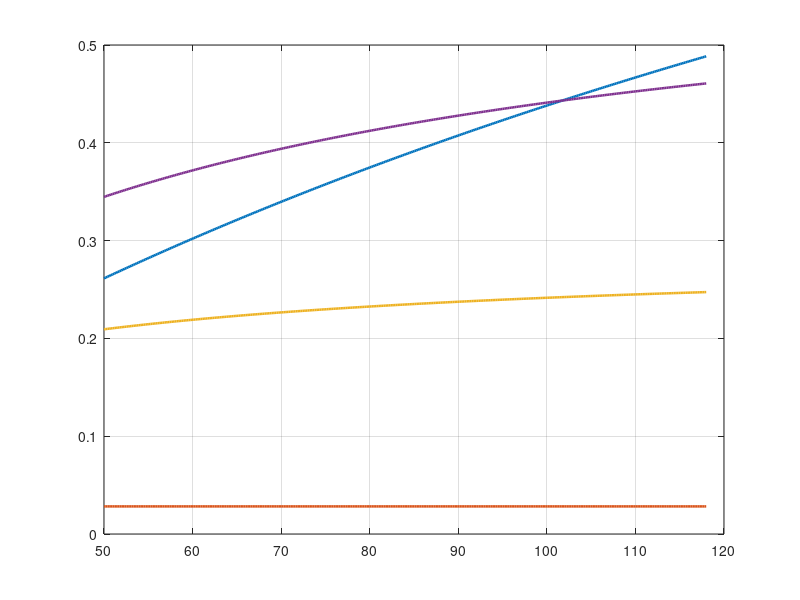

Recreate this plot in MATLAB. (Note: this script raises an error after producing the figure.)
% Aircraft restrictions
b_m        = 1.75;        % wing span [m]
mTOM_kg    = 6;        % MTOM [kg]

% Speeds & field lengths (sea level unless noted)
Vs_ms      = 11.6;       % stall speed [m/s] (clean, no flaps)
Vc_ms      = 15.5;       % cruise true airspeed [m/s]
STO_m      = 25;         % takeoff ground run requirement [m]

% Performance requirements
ROC_req_ms = 2;        % required rate of climb at climb condition [m/s]
ROC_ceiling_ms = 0.5;    % "service ceiling" ROC threshold [m/s]
    % ---------- Altitude inputs ----------
alt_mode          = "AGL";   % "AGL" or "MSL"
site_elev_m_MSL   = 152;       % set your field elevation (MSL). Example: 120

% Give inputs in the chosen mode:
h_climb_in_m      = 0;       % climb-altitude target (AGL or MSL per alt_mode)
h_ceiling_in_m    = 61;      % service-ceiling altitude limit (AGL or MSL per alt_mode)

% Convert to MSL for the ISA model:
if alt_mode == "AGL"
    h_climb_m   = site_elev_m_MSL + h_climb_in_m;
    h_ceiling_m = site_elev_m_MSL + h_ceiling_in_m;
else
    h_climb_m   = h_climb_in_m;
    h_ceiling_m = h_ceiling_in_m;
end

% Aerodynamics & propulsive assumptions
CLmax_clean = 1.46;      % airfoil/airframe CLmax in clean config (no flaps)
CDo         = 0.025;     % zero-lift drag coefficient (clean)
e_oswald    = 0.85;      % Oswald factor
etaP        = 0.80;      % propulsive efficiency
CDo_LG      = 0.008;     % gear drag increment (TO)
CDo_HLD_TO  = 0.000;     % high-lift device increment at TO (0, since no flaps)
mu_runway   = 0.1;      % ground friction (dry concrete ~0.03–0.05)

% Speed factors
Vmax_factor = 1.3;      % Vmax ≈ 1.2–1.3 Vc
VR_factor   = 1.15;      % rotation speed ~ 1.1–1.2 Vs
Vcl_factor  = 1.30;      % climb sizing speed ~ 1.2–1.4 Vs

% Plot & sweep controls
Npts_sweep  = 350;       % resolution across W/S
make_plot   = true;
isa_rho = @(h_m) 1.225 .* (1 - 2.25577e-5 .* max(h_m,0)).^4.25588;
%% ======================= CONSTANTS / HELPERS ======================== %%
g     = 9.80665;           % m/s^2
rhoSL = isa_rho(site_elev_m_MSL);   % use site density for stall & takeoff lines
% ISA density (simple piecewise up to ~11 km; good enough for sizing)
isa_rho = @(h) rhoSL * (1 - 2.25577e-5*max(h,0)).^4.25588;

W_N = mTOM_kg * g;

%% ===================== STALL-LIMITED W/S CAP ======================= %%
WS_stall = 0.5 * rhoSL * Vs_ms^2 * CLmax_clean;  % [N/m^2] vertical cap

% Sweep wing loading up to (but not including) the stall cap
WS = linspace(max(50,0.4*WS_stall), 0.995*WS_stall, Npts_sweep);  % [N/m^2]

% Preallocations
WP_Vmax = zeros(size(WS));
WP_TO   = zeros(size(WS));
WP_ROC  = zeros(size(WS));
WP_CEIL = zeros(size(WS));
AR_arr  = zeros(size(WS));

%% =================== SPEEDS / DENSITIES FOR CURVES ================= %%
Vmax = Vmax_factor * Vc_ms;
VR   = VR_factor   * Vs_ms;
Vcl  = Vcl_factor  * Vs_ms;

rho_climb  = isa_rho(h_climb_m);
rho_ceil   = isa_rho(h_ceiling_m);

%% ========================= MAIN SWEEP ============================== %%
for i = 1:numel(WS)
    S    = W_N / WS(i);              % wing area from W/S
    AR   = b_m^2 / S;                % aspect ratio from fixed span
    K    = 1/(pi * e_oswald * AR);   % induced-drag factor
    AR_arr(i) = AR;

    % ---- MAX SPEED (prop) -> W/P curve at sea level (or set rho for altitude) ----
    rhoV = rhoSL;  % if Vmax at altitude, replace with isa_rho(h_Vmax)
    term_level_power = 0.5 * rhoV * Vmax^3 * CDo / WS(i) + (2*K/(rhoV*Vmax))*WS(i);
    WP_Vmax(i) = etaP / term_level_power;

    % ---- TAKEOFF GROUND RUN (Sadraey Eqs. 4.66–4.69) -> T/W then to W/P ----
    % Use TO coefficients:
    CDoTO = CDo + CDo_LG + CDo_HLD_TO;
    CLTO  = 0.30 + 0.0;      % clean TO lift coeff ~0.3 baseline (no flaps)
    CDG   = (CDoTO - mu_runway * CLTO);

    % Rotation speed / CL at rotation
    qR    = 0.5 * rhoSL * VR^2;
    CLR   = 2*W_N / (rhoSL * S * VR^2);  % per Sadraey definition

    % Closed-form T/W from ground-run model
    expo  = exp( (0.6 * rhoSL * g * CDG / STO_m) * (S/W_N) );
    TW_TO = mu_runway - (CDG/CLR) .* (expo ./ (1 - expo));   % guard below
    TW_TO = max(TW_TO, 1e-4);

    % Convert to power loading at ~VR
    WP_TO(i) = etaP * VR ./ TW_TO;

    % ---- RATE OF CLIMB (at chosen climb condition, altitude h_climb_m) ----
    q_cl   = 0.5 * rho_climb * Vcl^2;
    D_over_W_cl = q_cl*CDo/WS(i) + K*WS(i)/q_cl;      % (D/W) at climb
    power_per_weight_needed = D_over_W_cl * Vcl + ROC_req_ms;  % (m/s)
    WP_ROC(i) = etaP ./ power_per_weight_needed;

    % ---- SERVICE CEILING (same formula with tiny ROC at altitude) ----
    % For simplicity, use same Vcl factor but at ceiling density.
    q_ceil = 0.5 * rho_ceil * Vcl^2;
    D_over_W_ceil = q_ceil*CDo/WS(i) + K*WS(i)/q_ceil;
    power_per_weight_needed_ceil = D_over_W_ceil * Vcl + ROC_ceiling_ms;
    WP_CEIL(i) = etaP ./ power_per_weight_needed_ceil;
end

%% =================== FEASIBLE ENVELOPE & DESIGN PT ================= %%
% Power-loading requirement is the minimum across all constraints:
WP_req = min( [WP_Vmax; WP_TO; WP_ROC; WP_CEIL], [], 1);

% Best (feasible) design point is the W/S giving the largest W/P (=> min power)
[WP_star, idx_star] = max(WP_req);
WS_star  = WS(idx_star);
S_star   = W_N / WS_star;
AR_star  = AR_arr(idx_star);
P_req_W  = W_N / WP_star;     % Watts
P_req_kW = P_req_W / 1e3;

% Some handy outputs
CL_cruise_est = 2*W_N/(rhoSL*Vc_ms^2*S_star);

%% ============================= PLOTS =============================== %%
if make_plot
    figure; hold on; grid on; box on;
    plot(WS, WP_Vmax, 'LineWidth', 1.8);
    plot(WS, WP_TO,   'LineWidth', 1.8);
    plot(WS, WP_ROC,  'LineWidth', 1.8);
    plot(WS, WP_CEIL, 'LineWidth', 1.8);
    xline(WS_stall, 'r:', 'W/S stall cap', 'LineWidth', 1.2);

    % Feasible ridge & chosen point
    plot(WS, WP_req, 'k--', 'LineWidth', 1.2);
    plot(WS_star, WP_star, 'ko', 'MarkerFaceColor','k', 'DisplayName','Design point');

    xlabel('Wing loading  W/S  [N/m^2]');
    ylabel('Power loading  W/P  [N/W]');
    title('Matching Plot (Props): W/P vs W/S — Stall, TO, V_{max}, ROC, Ceiling');
    legend({'Max speed','Take-off','Rate of climb','Service ceiling','Stall cap','Feasible ridge','Design point'}, ...
           'Location','best');
end

%% =========================== PRINTOUT ============================== %%
fprintf('\n===== Preliminary Design Point (from matching plot) =====\n');
fprintf('Wing loading W/S  : %6.1f N/m^2\n', WS_star);
fprintf('Wing area S       : %6.3f m^2\n', S_star);
fprintf('Aspect ratio AR   : %6.2f (span fixed at %.2f m)\n', AR_star, b_m);
fprintf('Required power    : %6.2f kW  (at sizing point)\n', P_req_kW);
fprintf('Chosen W/P        : %6.4f N/W\n', WP_star);
fprintf('Est. CL_cruise    : %6.3f (sea level)\n', CL_cruise_est);
fprintf('Stall cap W/S     : %6.1f N/m^2\n', WS_stall);

%% ===== MAC & chord geometry (trapezoidal wing) =====
% USER INPUTS
lambda_TR       = 0.55;   % taper ratio λ = c_tip / c_root  (set 1.0 if rectangular)
Lambda_LE_deg   = 0;      % optional leading-edge sweep [deg]; 0 if none

% Known from earlier in your script:
% b_m  -> wingspan [m]
% S_star -> chosen wing area [m^2]

% Chords from S, b, and taper
c_root = 2*S_star / (b_m*(1 + lambda_TR));
c_tip  = lambda_TR * c_root;

% Mean Aerodynamic Chord (length) and its spanwise station from the root
MAC   = (2/3) * c_root * (1 + lambda_TR + lambda_TR^2) / (1 + lambda_TR);
y_MAC = (b_m/6) * (1 + 2*lambda_TR) / (1 + lambda_TR);      % measured along the semi-span from the root

% Optional: x-location of MAC leading edge relative to root LE (uses LE sweep)
x_LE_MAC = y_MAC * tand(Lambda_LE_deg);

% Printout
fprintf('\n===== Planform geometry =====\n');
fprintf('Root chord c_r        : %6.3f m\n', c_root);
fprintf('Tip chord c_t         : %6.3f m\n', c_tip);
fprintf('MAC (length)          : %6.3f m\n', MAC);
fprintf('MAC spanwise station  : %6.3f m from root (%.1f%% of semispan)\n', ...
        y_MAC, 100*y_MAC/(0.5*b_m));
fprintf('MAC LE x-offset       : %6.3f m (from root LE, Λ_LE = %.1f°)\n', x_LE_MAC, Lambda_LE_deg);


% ==================== APPENDIX: INCIDENCE & DECALAGE ==================== %%
% Purpose: compute wing incidence i_w, tail incidence i_t, and decalage Δi.
% Place this block AFTER the matching-plot script (it uses S_star, AR_star, CL_cruise_est).

%% ---------------------- USER INPUTS (EDIT) ---------------------- %%
% Airfoil / wing aerodynamics
aw_1perrad      = 5.7;      % finite-wing lift-curve slope a_w [1/rad]
alphaL0_w_deg   = -2.0;     % wing zero-lift AoA α_L0,w [deg] (clean)

% Tail aerodynamics & sizing (from your tail predesign)
ah_1perrad      = 4.8;      % tail lift-curve slope a_h [1/rad]  (use Eq. 6.57 if you like)
eta_h           = 0.9;      % tail dynamic pressure ratio η_h (~0.85–0.95)
V_H             = 0.6;      % horizontal tail volume coefficient V_H = Sh*lh/(S*cbar)

% Longitudinal stability/trim parameters
Cm0_wf          = -0.05;    % wing+fuselage zero-lift moment coefficient C_m0(wf)
h_bar           = 0.30;     % CG location as fraction of MAC (h)
h0_bar          = 0.25;     % neutral point fraction of MAC (h0)  (preliminary estimate)

% Flight condition for 'cruise' incidence setup
rho_cruise      = 1.225;    % kg/m^3 (set altitude density if needed)
Vc_ms           = Vc_ms;    % reuse from earlier script
theta_fus_deg   = 4;      % desired fuselage pitch attitude at cruise (deg), ~1–3 deg nose-up

% Downwash model choices (Sadraey Eqs. 6.54–6.56)
use_simple_downwash = true; % true = ε0=2*CL/(πAR), dε/dα=2*aw/(πAR)

%% ------------------ DERIVED / FROM PREVIOUS BLOCK ------------------ %%
W_N   = mTOM_kg*9.80665;
S     = S_star;
AR    = AR_star;
CLc   = CL_cruise_est;      % from matching-plot printout
cbar  = S / (b_m);          % mean chord (approx for straight/tapered preliminary)

deg2rad = pi/180; rad2deg = 180/pi;

%% ---------------------- 1) Wing incidence i_w ---------------------- %%
% Wing AoA at cruise from CL = a_w (α_w - α_L0,w)
alpha_w_rad   = (CLc/aw_1perrad) + alphaL0_w_deg*deg2rad;  % α_w = α_L0 + CL/a_w
alpha_w_deg   = alpha_w_rad*rad2deg;

% Set i_w so that fuselage attitude θ_cruise is met: θ = α_w - i_w
i_w_deg       = alpha_w_deg - theta_fus_deg;                % i_w = α_w - θ
% (Wing Step 10: choose incidence to hit the target CL/ideal Cl_i at cruise.)  % Ref: Sadraey Chap 5 steps
% -------------------------------------------------------------------- %

%% ---------------- 2) Tail required CL from trim (Eq. 6.29) --------- %%
% C_m0(wf) + C_L (h - h0) - η_h V_H C_Lh = 0  → C_Lh = [C_m0 + C_L(h-h0)]/(η_h V_H)
CLh_req = (Cm0_wf + CLc*(h_bar - h0_bar)) / (eta_h * V_H);  % Eq. 6.29 (trim)

%% -------------------- 3) Tail AoA from a_h (Eq. 6.51) -------------- %%
alpha_h_req_rad = CLh_req / ah_1perrad;                      % α_h = CLh / a_h
alpha_h_req_deg = alpha_h_req_rad*rad2deg;                   % Eq. 6.51

%% ------------- 4) Downwash at tail (Eqs. 6.54–6.56) ---------------- %%
% Option A: simple lifting-line estimate from Sadraey
use_simple_downwash = true;     % set false to use manual overrides below

% (Only used if use_simple_downwash == false)
eps0_deg_user      = 0.0;       % user-set downwash offset ε0 [deg]
deps_dalpha_user   = 0.40;      % user-set dε/dα [1/rad]  (typ. 0.3–0.6)

if use_simple_downwash
    % ε0 ≈ 2*CL/(π*AR) and dε/dα ≈ 2*a_w/(π*AR)
    eps0_rad    = 2*CLc/(pi*AR);
    deps_dalpha = 2*aw_1perrad/(pi*AR);
else
    % Manual override (e.g., from wind-tunnel/CFD/DATCOM)
    eps0_rad    = eps0_deg_user * deg2rad;
    deps_dalpha = deps_dalpha_user;     % [1/rad]
end

% Aircraft AoA at cruise (≈ wing AoA at cruise)
alpha_aircraft_rad = alpha_w_rad;

% Total downwash at cruise
eps_rad = eps0_rad + deps_dalpha * alpha_aircraft_rad;
%% ------------- 5) Tail incidence i_t from kinematics (Eq. 12.76) ---- %%
% α_h = α + i_t - ε  ⇒  i_t = α_h - α + ε
i_t_rad = alpha_h_req_rad - alpha_aircraft_rad + eps_rad;     % Eq. 12.76
i_t_deg = i_t_rad*rad2deg;

%% ---------------------- 6) Decalage Δi ------------------------------ %%
delta_i_deg = i_w_deg - i_t_deg;

%% --------------------------- REPORT -------------------------------- %%
fprintf('\n===== Incidence & Decalage (cruise trim) =====\n');
fprintf('Cruise CL (from sizing):     %6.4f  [-]\n', CLc);
fprintf('Wing AoA at cruise α_w:      %6.3f  deg\n', alpha_w_deg);
fprintf('Chosen fuselage pitch θ:     %6.3f  deg\n', theta_fus_deg);
fprintf('Wing incidence i_w:          %6.3f  deg\n', i_w_deg);
fprintf('Tail required CL_h (trim):   %6.4f  [-]\n', CLh_req);
fprintf('Tail AoA needed α_h:         %6.3f  deg\n', alpha_h_req_deg);
fprintf('Downwash ε (cruise):         %6.3f  deg\n', eps_rad*rad2deg);
fprintf('Tail incidence i_t:          %6.3f  deg\n', i_t_deg);
fprintf('Decalage Δi = i_w - i_t:     %6.3f  deg  (wing above tail if +)\n', delta_i_deg);
%%

%% ===== Reynolds numbers at cruise & takeoff (uses required CLs) =====
% ISA temperature + Sutherland viscosity (troposphere)
T_atm   = @(h) 288.15 - 0.0065*max(h,0);                              % [K]
mu_suth = @(T) 1.716e-5*(T/273.15).^(3/2) .* (273.15+110.4)./(T+110.4);% [Pa·s]

% Densities (set your cruise altitude if not sea level)
h_cruise_m = site_elev_m_MSL;   % or set to actual cruise MSL altitude
rho_cruise = isa_rho(h_cruise_m);
rho_TO     = isa_rho(site_elev_m_MSL);

% Required lift coefficients at those conditions
CL_cruise_req = 2*W_N/(rho_cruise*Vc_ms^2*S_star);
CL_TO_req     = 2*W_N/(rho_TO*VR^2*S_star);

% Dynamic viscosities via Sutherland's law
mu_cruise = mu_suth(T_atm(h_cruise_m));
mu_TO     = mu_suth(T_atm(site_elev_m_MSL));

% Reynolds numbers based on MAC (use c_tip instead if you want tip Re)
Re_cruise = (rho_cruise * Vc_ms * MAC) / mu_cruise;
Re_TO     = (rho_TO     * VR     * MAC) / mu_TO;

fprintf('\n===== Reynolds numbers =====\n');
fprintf('Re_cruise(MAC):   %.2e   at CL=%.3f, V=%.2f m/s, h=%g m MSL\n', ...
        Re_cruise, CL_cruise_req, Vc_ms, h_cruise_m);
fprintf('Re_takeoff(MAC):  %.2e   at CL=%.3f, V=%.2f m/s, h=%g m MSL\n', ...
        Re_TO,     CL_TO_req,     VR,     site_elev_m_MSL);

%% --- Takeoff AoA & fuselage rotation (paste AFTER incidence block) ---
% Density at takeoff (use your site elevation; if you didn't add isa_rho, set rho_TO = rhoSL)
rho_TO = isa_rho(site_elev_m_MSL);   % or: rho_TO = rhoSL;

% Required CL at rotation (VR)
CL_R = 2*W_N/(rho_TO*VR^2*S_star);

% Wing AoA at liftoff (deg) from airfoil/wing slope and zero-lift angle
alpha_w_TO_deg = alphaL0_w_deg + (CL_R/aw_1perrad)*180/pi;

% Fuselage pitch (deck angle) needed at liftoff (deg)
theta_TO_deg = alpha_w_TO_deg - i_w_deg;

% Optional: average ground-roll AoA if you want a representative rolling attitude
CL_TO_avg = 0.30;  % typical clean value 0.25–0.35 with no flaps
alpha_w_roll_deg = alphaL0_w_deg + (CL_TO_avg/aw_1perrad)*180/pi;
theta_roll_deg   = alpha_w_roll_deg - i_w_deg;

% Sanity check against clean CLmax
if exist('CLmax_clean','var') && CL_R > CLmax_clean
    warning('At VR you need CL_R=%.2f > CLmax_clean=%.2f. Increase VR_factor, raise CLmax, or increase S.', ...
             CL_R, CLmax_clean);
end

fprintf('\n--- Takeoff angles ---\n');
fprintf('CL_R (at VR):           %.3f\n', CL_R);
fprintf('Wing AoA at liftoff:    %.2f deg\n', alpha_w_TO_deg);
fprintf('Fuselage pitch (VR):    %.2f deg\n', theta_TO_deg);
fprintf('Wing AoA (avg roll):    %.2f deg (CL=%.2f)\n', alpha_w_roll_deg, CL_TO_avg);
fprintf('Fuselage pitch (roll):  %.2f deg\n', theta_roll_deg);
